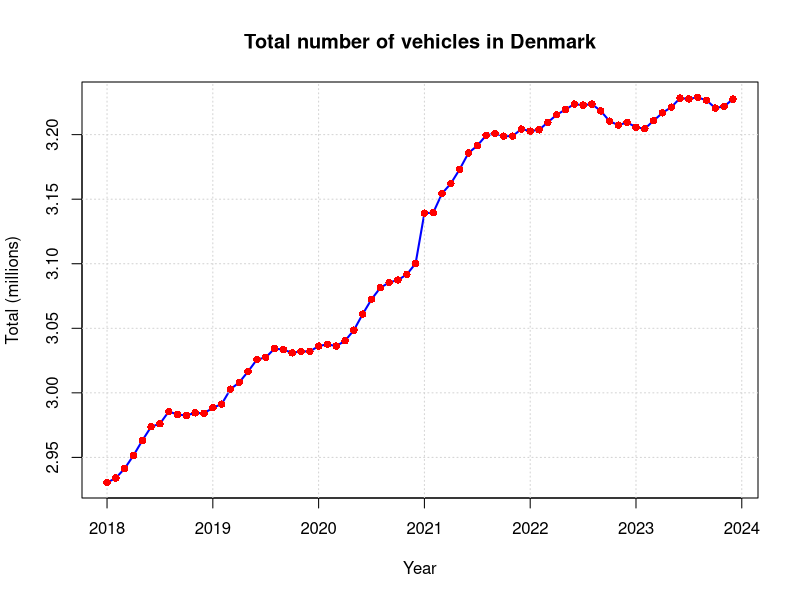
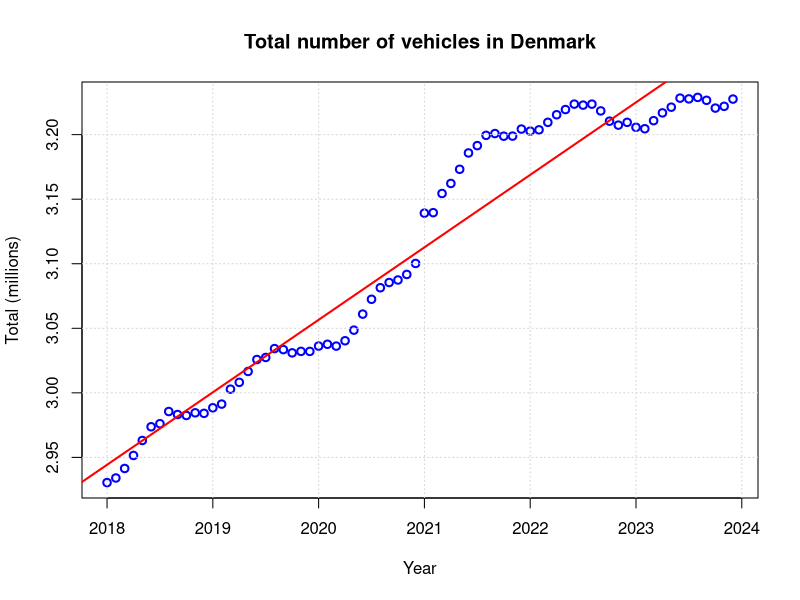
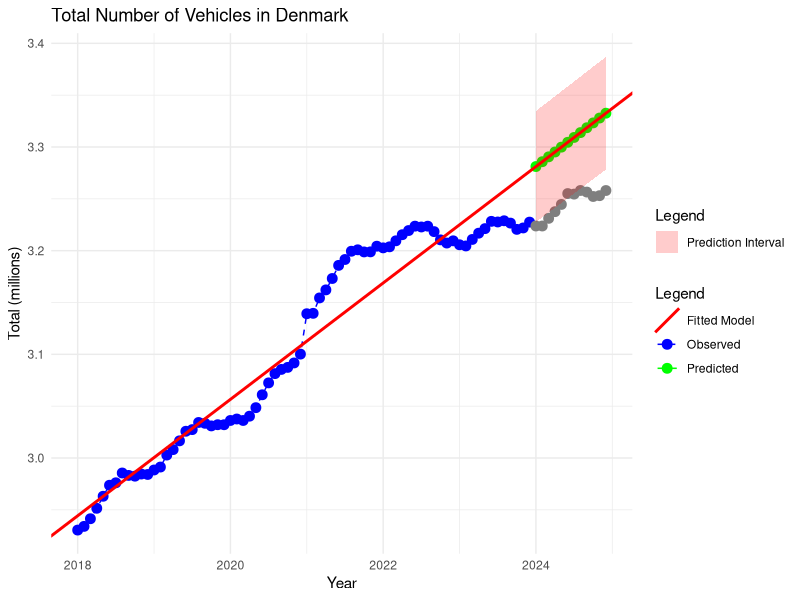
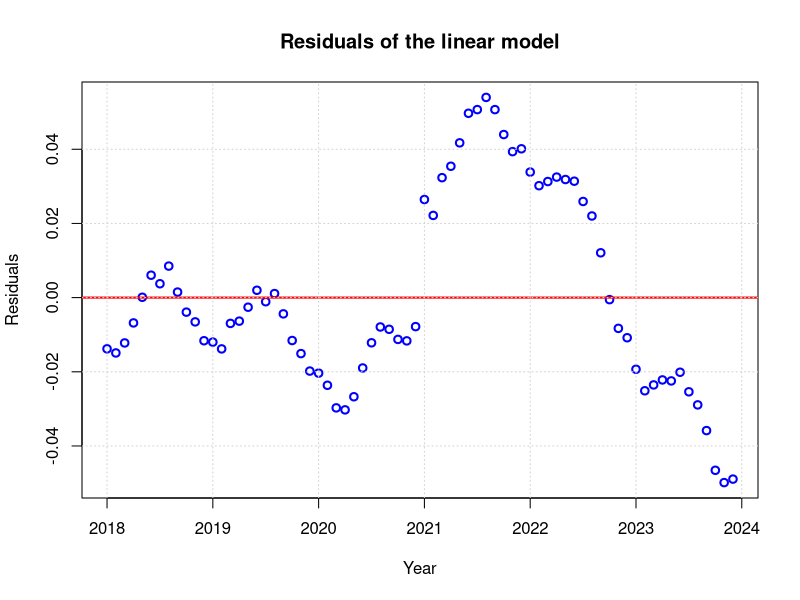
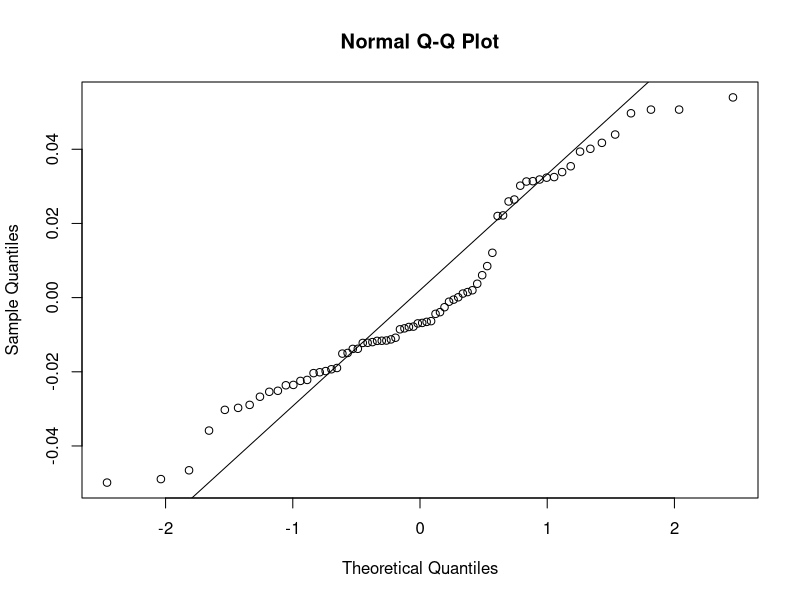
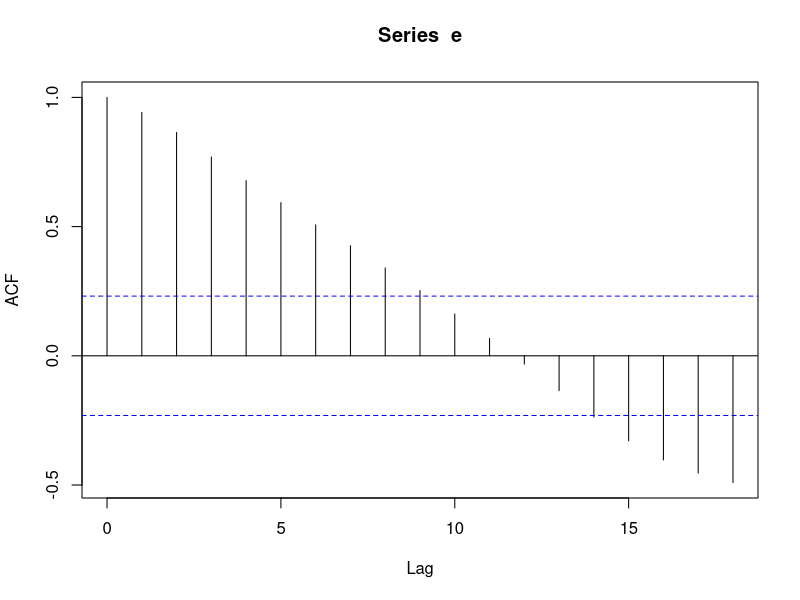

Here is the R script that generated these plots, in order: (Note: this script raises an error after producing the figures.)
### Read training data
#! Perhaps you need to set the working directory!?
#setwd("/home/pbac/g/course02417/2025/assignment1")

#setwd("C:/Users/sofie/OneDrive/Time Series Analysis/02147")
D <- read.csv("DST_BIL54.csv")
str(D)

# See the help
?strftime
D$time <- as.POSIXct(paste0(D$time,"-01"), "%Y-%m-%d", tz="UTC")
D$time
class(D$time)

## Year to month for each of them
D$year <- 1900 + as.POSIXlt(D$time)$year + as.POSIXlt(D$time)$mon / 12

## Make the output variable a floating point (i.e.\ decimal number)
D$total <- as.numeric(D$total) / 1E6

## Divide intro train and test set
teststart <- as.POSIXct("2024-01-01", tz="UTC")
Dtrain <- D[D$time < teststart, ]
Dtest <- D[D$time >= teststart, ]


################################################
# 1 Plot data
################################################


# 1.1 Make an array with train set with the year + month/12
x <- 1900 + as.POSIXlt(Dtrain$time)$year + as.POSIXlt(Dtrain$time)$mon / 12

# plot dtotal with x
plot(x, Dtrain$total, xlab="Year", ylab="Total (millions)", main="Total number of vehicles in Denmark", type="l", col="blue", lwd=2)
grid() # Add grid lines
points(x, Dtrain$total, pch=16, col="red") # Add points to the plot


################################################
# 2 Linear Trend model
################################################

# 2.2 Fit a linear model
fit <- lm(Dtrain$total ~ x)
summary(fit)
# intercept and slope
# Plot the estimated mean as a line with the observations as points
plot(x, Dtrain$total, xlab="Year", ylab="Total (millions)", main="Total number of vehicles in Denmark", type="p", col="blue", lwd=2)
grid() # Add grid lines
abline(fit, col="red", lwd=2) # Add the fitted line to the plot


# 2.3 Forecast for next 12 months
xnew <- 1900 + as.POSIXlt(Dtest$time)$year + as.POSIXlt(Dtest$time)$mon / 12
pred <- predict(fit, data.frame(x=xnew))

# prediction interval
pred_int <- predict(fit, data.frame(x=xnew), interval = "prediction")
lwr = pred_int[,2]
upr = pred_int[,3]


# 2.4 Plot the forecast

library(ggplot2)

# Create a dataframe for the observations (training data)
df_train <- data.frame(Year = x, Total = Dtrain$total, Type = "Observed")
df_test <- data.frame(Year = xnew, Total = Dtest$total, Type = "Test")

# Create a dataframe for the predictions
df_pred <- data.frame(Year = xnew, Total = pred, Type = "Predicted")


# Create the plot
library(ggplot2)

ggplot() +
  # Observed data (training set)
  geom_point(data = df_train, aes(x = Year, y = Total, color = "Observed"), size = 3) +  
  geom_line(data = df_train, aes(x = Year, y = Total, color = "Observed"), linetype = "dashed") +  
  
  # Predicted data
  geom_point(data = df_pred, aes(x = Year, y = Total, color = "Predicted"), size = 3) +  
  geom_line(data = df_pred, aes(x = Year, y = Total, color = "Predicted")) +  
  
  # test data
  geom_point(data = df_test, aes(x = Year, y = Total, color = "Test"), size = 3) +
  # Fitted regression line (now correctly red)
  geom_abline(aes(intercept = coef(fit)[1], slope = coef(fit)[2], color = "Fitted Model"), linewidth = 1) +  

  # Confidence interval for predictions
  geom_ribbon(data = df_pred, aes(x = Year, ymin = lwr, ymax = upr, fill = "Prediction Interval"), alpha = 0.2) +
  
  # Labels
  labs(title = "Total Number of Vehicles in Denmark",
       x = "Year", y = "Total (millions)", color = "Legend", fill = "Legend") +
  
  # Define colors for legend
  scale_color_manual(values = c("Observed" = "blue", "Predicted" = "green", "Fitted Model" = "red")) +
  scale_fill_manual(values = c("Prediction Interval" = "red")) +
  
  # Minimal theme
  theme_minimal()


# 2.5 Investigate the residuals of the model. Are the model assumptions fulfilled?

# Residuals
e <- fit$residuals

# Plot residuals
plot(x, e, xlab = "Year", ylab = "Residuals", main = "Residuals of the linear model", type = "p", col="blue", lwd=2)
abline(h=0, col="red", lwd=2) # Add a horizontal line at 0
grid() # Add grid lines

# qq plot of residuals:
qqnorm(e)
qqline(e)

# ACF plot of residuals
acf(e)

# Assumptions
# - No correlation between residuals (ACF plot)
# - Constant variance of residuals (plot of residuals)
# - Normally distributed residuals (qq plot of residuals)


################################################
# WLS - Local Linear trend model
################################################

# 3.1. Describe the variance-covariance matrix  for the local model and compare it to the variance-covariance matrix of the corresponding global model

# Variance - covariance for global model, all weights are 1 as we value all observations equally
SIGMA <- diag(n)

# Variance-covariance for local model
# Weights are increasing with time as we value recent observations more
lambda = 0.9
weights <- lambda^((n-1):0)

# Create a diagonal matrix with the weights
SIGMA <- diag(n)*1/weights
W = diag(n)*weights


# 3.2 plot the weights vs. time
plot(x,weights, type="l", xlab="Time", ylab="Weights", main="Weights for local model", col="blue", lwd=2)
grid() # Add grid lines

# 3.3 Sum of all lambda weights
sum(weights)

# Sum of weights in OLS model
# 72 (because we have 72 observations all with weight 1)

# 3.4 Estimate and present theta_hat1 and theta_hat2 for the local model with lambda = 0.9

theta_hat <- solve(t(X) %*% W %*% X) %*% t(X) %*% W %*% Dtrain$total
theta_hat

# 3.5. Make a forecast for the next 12 months - i.e., compute predicted values corresponding to the WLS model with λ = 0.9




Xnew <- cbind(1, xnew)
print(Xnew)
pred_local <- Xnew %*% theta_hat


n <- length(e) # number of samples
p <- 2 # Number of parameters

e_wls <- y - yhat_wls
RSS_wls <- t(e_wls)%*%solve(SIGMA)%*%e_wls
sigma2_wls <- as.numeric(RSS_wls/(n - p))
Vmatrix_pred_local <- sigma2 * (1 + (Xnew %*% solve(t(X)%*%solve(SIGMA)%*%X)) %*% t(Xnew) )

# prediction interval
y_pred_lwr_wls <- y_pred_wls - qt(0.975, df=n-1)*sqrt(diag(Vmatrix_pred_local))
y_pred_upr_wls <- y_pred_wls + qt(0.975, df=n-1)*sqrt(diag(Vmatrix_pred_local))


# Create a dataframe for the predictions
df_pred_local <- data.frame(Year = xnew, Total = pred_local, Type = "Predicted")

# Plot
ggplot(data = df_train, aes(x=Year, y = Total)) +
  geom_point(size = 3) + geom_point(data = df_pred, aes(x=Year, y =Total), color = "green") +  # Points for predicted values
  geom_point(data = df_pred_local, aes(x=Year, y =Total), color = "purple") +  # Points predicted values
  geom_line(data = df_train, aes(x = Year, y = Total), color = "blue", linetype = "dashed") +  # Line for observed data
  geom_line(data = df_pred, aes(x = Year, y = Total), color = "green") +  # Line for predicted data
  geom_abline(intercept = coef(fit)[1], slope = coef(fit)[2], color = "red") + # line for fit
  geom_abline(intercept = theta_hat[1], slope = theta_hat[2], color = "purple") + # line for local fit
  geom_ribbon(data = df_pred, aes(x = Year, ymin = lwr, ymax = upr), fill = "red", alpha = 0.2) +
  geom_ribbon(data = df_pred_local, aes(x = Year, ymin = y_pred_lwr_wls, ymax = y_pred_upr_wls), fill = "purple", alpha = 0.2) +
  labs(title = "Total Number of Vehicles in Denmark",
       x = "Year", y = "Total (millions)") +
  #scale_color_manual(values = c("Observed" = "blue", "Predicted" = "green")) +
  theme_minimal()

################################################
# RLS - Recursive least squares
################################################
# 4.2
# Implement the update equations in a for-loop in a computer. Calculate the ˆθt up to time t = 3.

# Initialize
theta_hat <- matrix(0, nrow = 2, ncol = 3)
P <- diag(2)

# Loop
for (t in 1:3) {
  x_t <- matrix(X[t,], ncol = 1)  # Ensure x_t is a column vector
  y_t <- Dtrain$total[t]
  
  # Update
  K <- P %*% x_t / as.numeric(1 + t(x_t) %*% P %*% x_t)
  theta_hat[,t] <- theta_hat[,t] + K * (y_t - as.numeric(t(x_t) %*% theta_hat[,t]))
  P <- P - K %*% t(x_t) %*% P
}
theta_hat

# Do you think it is intuitive to understand the details in the matrix calculations? If yes, give a short explanaition?
# Mangler lidt foklaring her.

# 4.3
# Calculate the estimates of ˆθ_N and compare them to the OLS estimates of θ, are they close? 
theta_hat <- matrix(0, nrow = 2, ncol = n)
P <- diag(2)
theta_hat[,1] <- c(0, 0)  # Initialize the first value
for (t in 2:n) {
  x_t <- matrix(X[t,], ncol = 1)  # Ensure x_t is a column vector
  y_t <- Dtrain$total[t]
  
  # Update
  K <- P %*% x_t / as.numeric(1 + t(x_t) %*% P %*% x_t)
  theta_hat[,t] <- theta_hat[,t-1] + K * (y_t - as.numeric(t(x_t) %*% theta_hat[,t-1]))
  P <- P - K %*% t(x_t) %*% P
}
theta_hat

# Compare to OLS
coef(fit)

# Can you find a way to decrease the difference by modifying some initial values and explain why initial
# values are important to get right?
# Conclusion: The estimates are close, but not the same, you can choose intial values that is close to OLS
# to minimize the burn in period, but even though it does not come close because we maybe see too much difference
# in the evolution of the data. 

# 4.4
# Now implement RLS with forgetting (you just have to multiply with λ at one position in the Rt update)

# Initialize
theta_hat <- matrix(0, nrow = 2, ncol = n)
P <- diag(2)
theta_hat[,1] <- c(-110, 0.056)  # Initialize the first value
lambda <- 0.9
for (t in 2:n) {
  x_t <- matrix(X[t,], ncol = 1)  # Ensure x_t is a column vector
  y_t <- Dtrain$total[t]
  
  # Update
  K <- P %*% x_t / as.numeric(1 + t(x_t) %*% P %*% x_t)
  theta_hat[,t] <- theta_hat[,t-1] + K * (y_t - as.numeric(t(x_t) %*% theta_hat[,t-1]))
  P <- (1/lambda) * (P - K %*% t(x_t) %*% P)
}
# Parameter estimates
theta_hat


rls_with_lambda <- function(X, y, lambda = 0.7, theta_init = c(0, 0)) {
  # Number of observations and features
  n <- nrow(X)  # Number of time steps
  p <- ncol(X)  # Number of parameters
  
  # Store results for different lambda values
  results <- list()

  # Initialize theta and P
  theta_hat <- matrix(0, nrow = p, ncol = n)  # Each column stores theta at time t
  theta_hat[, 1] <- theta_init  # Set initial theta
  P <- diag(p) * 1000  # Large initial value for P to ensure convergence
    
    # Recursive Least Squares loop
  for (t in 2:n) {
      x_t <- matrix(X[t, ], ncol = 1)  # Ensure x_t is a column vector
      y_t <- y[t]  # Output at time t
      
      # Compute gain (K)
      K <- (P %*% x_t) / as.numeric(1 + t(x_t) %*% P %*% x_t)
      
      # Update theta estimate
      theta_hat[, t] <- theta_hat[, t - 1] + K * (y_t - as.numeric(t(x_t) %*% theta_hat[, t - 1]))
      
      # Update covariance matrix with forgetting factor
      P <- (1 / lambda) * (P - K %*% t(x_t) %*% P)
    }
    
    # Store results
    results[[as.character(lambda)]] <- theta_hat
  
  return(results)  # Return all theta estimates
}

# Run the function
theta_estimates1 <- rls_with_lambda(X, Dtrain$total, lambda = 0.7, theta_init = c(0, 0))
theta_estimates2 <- rls_with_lambda(X, Dtrain$total, lambda = 0.99, theta_init = c(0, 0))

# Plot the theta 1 estimates for each lambda value
plot(x, theta_estimates1$`0.7`[1, ], type = "l", xlab = "Time", ylab = "Theta 1 estimates", main = "Theta estimates for different lambda values", col = "blue", lwd = 2)
lines(x, theta_estimates2$`0.99`[1, ], col = "red", lwd = 2)
legend("topright", legend = c("Lambda = 0.7", "Lambda = 0.99"), col = c("blue", "red"), lty = 1, lwd = 2)
# plot the theta 2 estimates for each lambda value
plot(x, theta_estimates1$`0.7`[2, ], type = "l", xlab = "Time", ylab = "Theta 2 estimates", main = "Theta estimates for different lambda values", col = "blue", lwd = 2)
lines(x, theta_estimates2$`0.99`[2, ], col = "red", lwd = 2)
legend("topright", legend = c("Lambda = 0.7", "Lambda = 0.99"), col = c("blue", "red"), lty = 1, lwd = 2)

# 4.5 make one step ahead predictions
# One-step-ahead prediction using theta_estimates1 (lambda = 0.7)
one_step_ahead_pred <- numeric(n)

for (t in 2:n) {
  x_t <- matrix(X[t, ], ncol = 1)  # Ensure x_t is a column vector
  one_step_ahead_pred[t] <- as.numeric(t(theta_estimates1$`0.7`[, t - 1]) %*% x_t)
}

# One-step ahead prediction for lambda = 0.99
one_step_ahead_pred2 <- numeric(n)

for (t in 2:n) {
  x_t <- matrix(X[t, ], ncol = 1)  # Ensure x_t is a column vector
  one_step_ahead_pred2[t] <- as.numeric(t(theta_estimates2$`0.99`[, t - 1]) %*% x_t)
}

# calculate residuals
residuals1 <- Dtrain$total - one_step_ahead_pred
residuals2 <- Dtrain$total - one_step_ahead_pred2

# Determine the range of residuals for auto-scaling
residuals_range <- range(c(residuals1[5:n], residuals2[5:n]))

# Plot residuals from time 5 to n with auto-scaled y-axis
plot(x[5:n], residuals1[5:n], xlab = "Time", ylab = "Residuals", main = "Residuals of the RLS model", type = "p", col = "blue", lwd = 2, ylim = residuals_range)
points(x[5:n], residuals2[5:n], col = "red", lwd = 2)
abline(h = 0, col = "black", lwd = 2)
legend("topright", legend = c("Lambda = 0.7", "Lambda = 0.99"), col = c("blue", "red"), lty = 1, lwd = 2)
grid() # Add grid lines




# plot predictions with original data
# Create a dataframe for the predictions
df_pred_rls1 <- data.frame(Year = x, Total = one_step_ahead_pred, Type = "Predicted")
df_pred_rls2 <- data.frame(Year = x, Total = one_step_ahead_pred2, Type = "Predicted")

# Plot
ggplot(data = df_train, aes(x=Year, y = Total)) +
  geom_point(size = 3) + geom_point(data = df_pred_rls1, aes(x=Year, y =Total), color = "blue") +  # Points for predicted values
  geom_point(data = df_pred_rls2, aes(x=Year, y =Total), color = "red") +  # Points for predicted values
  geom_line(data = df_train, aes(x = Year, y = Total), color = "blue", linetype = "dashed") +  # Line for observed data
  geom_line(data = df_pred_rls1, aes(x = Year, y = Total), color = "blue") +  # Line for predicted data
  geom_line(data = df_pred_rls2, aes(x = Year, y = Total), color = "red") +  # Line for predicted data
  labs(title = "Total Number of Vehicles in Denmark",
       x = "Year", y = "Total (millions)") +
  #scale_color_manual(values = c("Observed" = "blue", "Predicted" = "green")) +
  theme_minimal()
